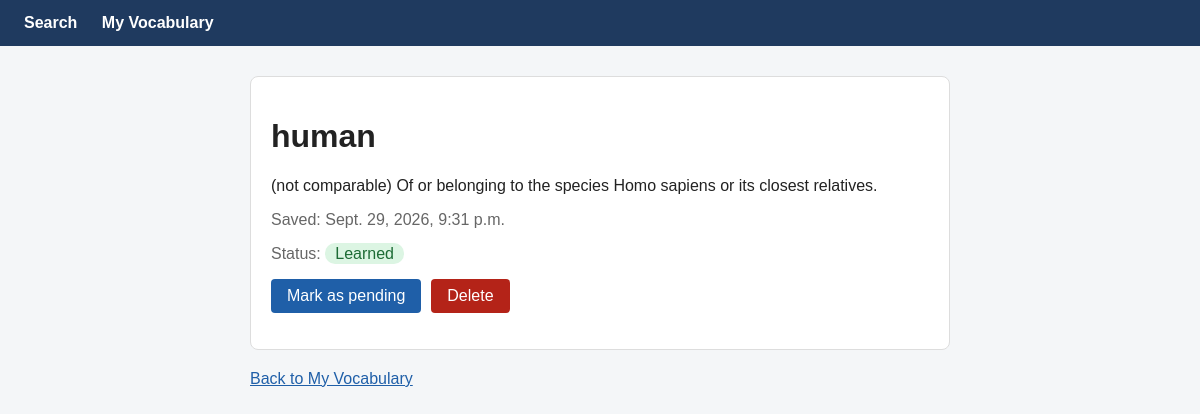
Screenshot of /words/5/ with the database file from the repository.
### dictionary/models.py (models this page shows, shortened)
class Word(models.Model):
    word = models.CharField(max_length=100)
    definition = models.TextField()
    date_saved = models.DateTimeField("date saved", default=timezone.now)
    is_learned = models.BooleanField(default=False)

### dictionary/views.py (the view)
# urls.py: path("words/<int:pk>/", views.WordDetailView.as_view(), name="word_detail"),
class WordDetailView(generic.DetailView):
    model = Word
    template_name = "dictionary/word_detail.html"
    context_object_name = "saved_word"

### dictionary/templates/dictionary/word_detail.html (shortened to what this page needs)
{% load static %}
<link rel="stylesheet" href="{% static 'dictionary/style.css' %}">
<nav>
    <a href="{% url 'dictionary:search_page' %}">Search</a>
    <a href="{% url 'dictionary:word_list' %}">My Vocabulary</a>
</nav>
<main>
    <div class="card">
        <h1>{{ saved_word.word }}</h1>
        <p>{{ saved_word.definition }}</p>
        <p class="message">Saved: {{ saved_word.date_saved }}</p>
        <p class="message">
            Status:
            {% if saved_word.is_learned %}
                <span class="status learned">Learned</span>
            {% else %}
                <span class="status">Pending</span>
            {% endif %}
        </p>
        <div class="actions">
            <form action="{% url 'dictionary:toggle_learned' saved_word.id %}" method="post">
                {% if saved_word.is_learned %}
                    <input type="submit" value="Mark as pending">
                {% else %}
                    <input type="submit" value="Mark as learned">
                {% endif %}
            </form>
            <form action="{% url 'dictionary:delete_word' saved_word.id %}" method="post">
                <input type="submit" value="Delete" class="delete">
            </form>
        </div>
    </div>
    <a href="{% url 'dictionary:word_list' %}">Back to My Vocabulary</a>
</main>

### dictionary/static/dictionary/style.css (style rules this page uses)
nav { background: #1f3a5f; padding: 14px 24px; }
nav a { color: white; text-decoration: none; margin-right: 20px; font-weight: bold; }
main { max-width: 700px; margin: 30px auto; padding: 0 16px; }
a { color: #1f5fa8; }
input[type="submit"] { padding: 8px 16px; font-size: 16px; color: white; background: #1f5fa8; border: none; border-radius: 4px; cursor: pointer; }
input[type="submit"].delete { background: #b42318; }
.card { background: white; border: 1px solid #dddddd; border-radius: 8px; padding: 20px; margin: 20px 0; }
.message { color: #666666; }
.actions { display: flex; gap: 10px; }
.status { padding: 2px 10px; border-radius: 10px; background: #fdf1d8; color: #8a5a00; }
.status.learned { background: #dcf5e3; color: #1d6b35; }

### rows the page displays
Word: word "human", definition "(not comparable) Of or belonging to the species Homo sapiens or its closest relatives.", date_saved "Sept. 29, 2026, 9:31 p.m."
